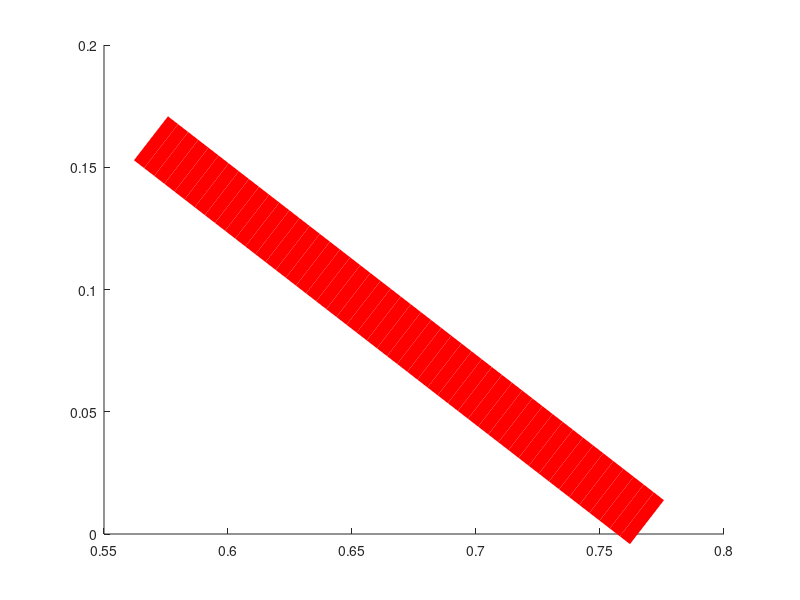

This chart was generated by the following MATLAB code: (Note: this script raises an error after producing the figure.)
clf
xfp = 0.5689367002134077;
yfp = 0.161844484385035;
%xfp = 0.56893;
%yfp = 0.16184;
n = 50;
t = linspace(0,0.2,n)';
xs = t + xfp;
ys = yfp - 0.785*t;
hold on
plot(xs,ys,'-r','linewidth',40);
iters = 100;
applymap(xs,ys,iters);
%axis([xfp,xfp+0.2,yfp-0.758*0.2,yfp]);
hold off
